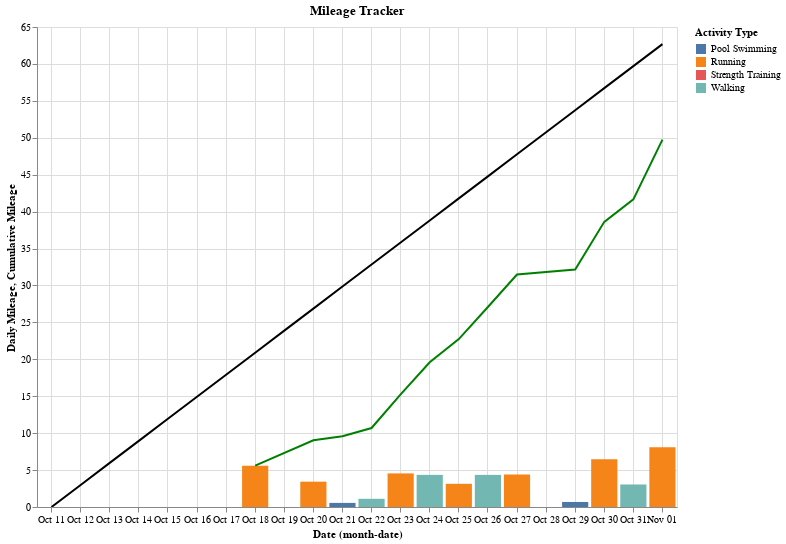

Notebook cell for this chart:
### Code cell
goal_line = alt.Chart(goal).mark_line(clip=True).encode(
    alt.X("monthdate(Date):O"),
    alt.Y("Mileage:Q"),
    color=alt.value("black"),
).properties(
    title="Mileage Tracker"
)

activity_bars = alt.Chart(activities).mark_bar().encode(
    alt.X("monthdate(Date):O"),
    alt.Y("sum(Distance):Q", title="Daily Mileage"),
    color="Activity Type",
)

progress_line = alt.Chart(progress).mark_line().encode(
    alt.X("monthdate(Date):O"),
    alt.Y("Distance:Q", title="Cumulative Mileage"),
    color=alt.value("green"),
)

alt.layer(
    activity_bars, goal_line + progress_line
).configure_axis(
    grid=True,
).properties(
    width=640,
    height=480,
)

### Figure 1 — Vega-Lite specification as saved in the notebook (floating-point values rounded to 4 significant figures)
{"config": {"view": {"continuousWidth": 400, "continuousHeight": 300}, "axis": {"grid": true}}, "layer": [{"data": {"name": "data-d97362d952dbdedef4a44b5534c6e8c9"}, "mark": "bar", "encoding": {"color": {"type": "nominal", "field": "Activity Type"}, "x": {"type": "ordinal", "field": "Date", "timeUnit": "monthdate"}, "y": {"type": "quantitative", "aggregate": "sum", "field": "Distance", "title": "Daily Mileage"}}}, {"layer": [{"data": {"name": "data-f688916954adbbad808295180db7fba4"}, "mark": {"type": "line", "clip": true}, "encoding": {"color": {"value": "black"}, "x": {"type": "ordinal", "field": "Date", "timeUnit": "monthdate"}, "y": {"type": "quantitative", "field": "Mileage"}}, "title": "Mileage Tracker"}, {"data": {"name": "data-123da4863298269dd129287779726878"}, "mark": "line", "encoding": {"color": {"value": "green"}, "x": {"type": "ordinal", "field": "Date", "timeUnit": "monthdate"}, "y": {"type": "quantitative", "field": "Distance", "title": "Cumulative Mileage"}}}]}], "height": 480, "width": 640, "$schema": "https://vega.github.io/schema/vega-lite/v4.8.1.json", "datasets": {"data-d97362d952dbdedef4a44b5534c6e8c9": [{"Activity Type": "Running", "Date": "2021-10-18T05:37:22", "Favorite": false, "Title": "Al Rayyan Running", "Distance": 5.6, "Calories": 689, "Time": "00:57:54", "Avg HR": "159", "Max HR": "188", "Aerobic TE": "3.6", "Avg Run Cadence": "154", "Max Run Cadence": "184", "Avg Pace": "10:20", "Best Pace": "5:53", "Total Ascent": "21", "Total Descent": "63", "Avg Stride Length": 1.0, "Avg Vertical Ratio": 9.5, "Avg Vertical Oscillation": 9.6, "Avg Ground Contact Time": "282", "Avg GCT Balance": "49.3% L / 50.7% R", "Training Stress Score®": 0.0, "Grit": 0.0, "Flow": 0.0, "Total Strokes": "--", "Avg. Swolf": "--", "Avg Stroke Rate": "--", "Total Reps": "--", "Total Sets": "--", "Dive Time": "0:00", "Min Temp": 82.4, "Surface Interval": "0:00", "Decompression": "No", "Best Lap Time": "00:40.00", "Number of Laps": 22, "Max Temp": 0.0, "Avg Resp": "32", "Min Resp": "12", "Max Resp": "41", "Moving Time": "00:57:48", "Elapsed Time": "01:21:01", "Min Elevation": "109", "Max Elevation": "149"}, {"Activity Type": "Strength Training", "Date": "2021-10-18T18:03:00", "Favorite": false, "Title": "Strength", "Distance": 0.0, "Calories": 114, "Time": "00:16:53", "Avg HR": "114", "Max HR": "142", "Aerobic TE": "1.2", "Avg Run Cadence": "--", "Max Run Cadence": "--", "Avg Pace": "--", "Best Pace": "--", "Total Ascent": "--", "Total Descent": "--", "Avg Stride Length": 0.0, "Avg Vertical Ratio": 0.0, "Avg Vertical Oscillation": 0.0, "Avg Ground Contact Time": "--", "Avg GCT Balance": "--", "Training Stress Score®": 0.0, "Grit": 0.0, "Flow": 0.0, "Total Strokes": "--", "Avg. Swolf": "--", "Avg Stroke Rate": "--", "Total Reps": "64", "Total Sets": "14", "Dive Time": "0:00", "Min Temp": 80.6, "Surface Interval": "0:00", "Decompression": "No", "Best Lap Time": "16:52.58", "Number of Laps": 1, "Max Temp": 0.0, "Avg Resp": "--", "Min Resp": "--", "Max Resp": "--", "Moving Time": "00:08:32.4", "Elapsed Time": "00:16:53", "Min Elevation": "--", "Max Elevation": "--"}, {"Activity Type": "Running", "Date": "2021-10-20T05:26:44", "Favorite": false, "Title": "Al Rayyan Running", "Distance": 3.43, "Calories": 402, "Time": "00:31:10", "Avg HR": "155", "Max HR": "172", "Aerobic TE": "3.4", "Avg Run Cadence": "160", "Max Run Cadence": "168", "Avg Pace": "9:04", "Best Pace": "8:20", "Total Ascent": "50", "Total Descent": "38", "Avg Stride Length": 1.11, "Avg Vertical Ratio": 8.8, "Avg Vertical Oscillation": 10.1, "Avg Ground Contact Time": "274", "Avg GCT Balance": "49.4% L / 50.6% R", "Training Stress Score®": 0.0, "Grit": 0.0, "Flow": 0.0, "Total Strokes": "--", "Avg. Swolf": "--", "Avg Stroke Rate": "--", "Total Reps": "--", "Total Sets": "--", "Dive Time": "0:00", "Min Temp": 80.6, "Surface Interval": "0:00", "Decompression": "No", "Best Lap Time": "03:54.18", "Number of Laps": 4, "Max Temp": 0.0, "Avg Resp": "35", "Min Resp": "18", "Max Resp": "43", "Moving Time": "00:31:09", "Elapsed Time": "00:31:10", "Min Elevation": "169", "Max Elevation": "192"}, {"Activity Type": "Pool Swimming", "Date": "2021-10-21T05:23:27", "Favorite": false, "Title": "Pool Workout", "Distance": 0.554, "Calories": 356, "Time": "00:41:41", "Avg HR": "145", "Max HR": "170", "Aerobic TE": "3.0", "Avg Run Cadence": "--", "Max Run Cadence": "--", "Avg Pace": "3:16", "Best Pace": "1:16", "Total Ascent": "--", "Total Descent": "--", "Avg Stride Length": 0.0, "Avg Vertical Ratio": 0.0, "Avg Vertical Oscillation": 0.0, "Avg Ground Contact Time": "--", "Avg GCT Balance": "--", "Training Stress Score®": 0.0, "Grit": 0.0, "Flow": 0.0, "Total Strokes": "805", "Avg. Swolf": "70", "Avg Stroke Rate": "25", "Total Reps": "--", "Total Sets": "--", "Dive Time": "0:00", "Min Temp": 0.0, "Surface Interval": "0:00", "Decompression": "No", "Best Lap Time": "00:10.00", "Number of Laps": 12, "Max Temp": 0.0, "Avg Resp": "--", "Min Resp": "--", "Max Resp": "--", "Moving Time": "00:31:52", "Elapsed Time": "00:43:56", "Min Elevation": "--", "Max Elevation": "--"}, {"Activity Type": "Walking", "Date": "2021-10-22T06:17:53", "Favorite": false, "Title": "Al Rayyan Walking", "Distance": 1.11, "Calories": 113, "Time": "00:20:02", "Avg HR": "94", "Max HR": "105", "Aerobic TE": "0.4", "Avg Run Cadence": "112", "Max Run Cadence": "126", "Avg Pace": "18:03", "Best Pace": "15:12", "Total Ascent": "8", "Total Descent": "45", "Avg Stride Length": 0.8, "Avg Vertical Ratio": 0.0, "Avg Vertical Oscillation": 0.0, "Avg Ground Contact Time": "--", "Avg GCT Balance": "--", "Training Stress Score®": 0.0, "Grit": 0.0, "Flow": 0.0, "Total Strokes": "--", "Avg. Swolf": "--", "Avg Stroke Rate": "--", "Total Reps": "--", "Total Sets": "--", "Dive Time": "0:00", "Min Temp": 84.2, "Surface Interval": "0:00", "Decompression": "No", "Best Lap Time": "01:47.75", "Number of Laps": 2, "Max Temp": 0.0, "Avg Resp": "--", "Min Resp": "--", "Max Resp": "--", "Moving Time": "00:19:09", "Elapsed Time": "00:20:02", "Min Elevation": "93", "Max Elevation": "132"}, {"Activity Type": "Strength Training", "Date": "2021-10-22T23:59:47", "Favorite": false, "Title": "Strength", "Distance": 0.0, "Calories": 211, "Time": "00:31:36", "Avg HR": "115", "Max HR": "145", "Aerobic TE": "1.5", "Avg Run Cadence": "--", "Max Run Cadence": "--", "Avg Pace": "--", "Best Pace": "--", "Total Ascent": "--", "Total Descent": "--", "Avg Stride Length": 0.0, "Avg Vertical Ratio": 0.0, "Avg Vertical Oscillation": 0.0, "Avg Ground Contact Time": "--", "Avg GCT Balance": "--", "Training Stress Score®": 0.0, "Grit": 0.0, "Flow": 0.0, "Total Strokes": "--", "Avg. Swolf": "--", "Avg Stroke Rate": "--", "Total Reps": "115", "Total Sets": "26", "Dive Time": "0:00", "Min Temp": 80.6, "Surface Interval": "0:00", "Decompression": "No", "Best Lap Time": "31:36.36", "Number of Laps": 1, "Max Temp": 0.0, "Avg Resp": "--", "Min Resp": "--", "Max Resp": "--", "Moving Time": "00:13:19", "Elapsed Time": "00:31:36", "Min Elevation": "--", "Max Elevation": "--"}, {"Activity Type": "Running", "Date": "2021-10-23T06:35:01", "Favorite": false, "Title": "Al Rayyan Running", "Distance": 4.55, "Calories": 546, "Time": "00:42:36", "Avg HR": "160", "Max HR": "177", "Aerobic TE": "3.7", "Avg Run Cadence": "161", "Max Run Cadence": "178", "Avg Pace": "9:22", "Best Pace": "8:23", "Total Ascent": "30", "Total Descent": "89", "Avg Stride Length": 1.06, "Avg Vertical Ratio": 8.2, "Avg Vertical Oscillation": 9.0, "Avg Ground Contact Time": "271", "Avg GCT Balance": "49.5% L / 50.5% R", "Training Stress Score®": 0.0, "Grit": 0.0, "Flow": 0.0, "Total Strokes": "--", "Avg. Swolf": "--", "Avg Stroke Rate": "--", "Total Reps": "--", "Total Sets": "--", "Dive Time": "0:00", "Min Temp": 80.6, "Surface Interval": "0:00", "Decompression": "No", "Best Lap Time": "06:26.64", "Number of Laps": 5, "Max Temp": 0.0, "Avg Resp": "31", "Min Resp": "12", "Max Resp": "39", "Moving Time": "00:42:36", "Elapsed Time": "00:42:36", "Min Elevation": "118", "Max Elevation": "180"}, {"Activity Type": "Strength Training", "Date": "2021-10-23T23:27:00", "Favorite": false, "Title": "Strength", "Distance": 0.0, "Calories": 225, "Time": "00:31:50", "Avg HR": "117", "Max HR": "142", "Aerobic TE": "1.5", "Avg Run Cadence": "--", "Max Run Cadence": "--", "Avg Pace": "--", "Best Pace": "--", "Total Ascent": "--", "Total Descent": "--", "Avg Stride Length": 0.0, "Avg Vertical Ratio": 0.0, "Avg Vertical Oscillation": 0.0, "Avg Ground Contact Time": "--", "Avg GCT Balance": "--", "Training Stress Score®": 0.0, "Grit": 0.0, "Flow": 0.0, "Total Strokes": "--", "Avg. Swolf": "--", "Avg Stroke Rate": "--", "Total Reps": "109", "Total Sets": "21", "Dive Time": "0:00", "Min Temp": 78.8, "Surface Interval": "0:00", "Decompression": "No", "Best Lap Time": "31:49.82", "Number of Laps": 1, "Max Temp": 0.0, "Avg Resp": "--", "Min Resp": "--", "Max Resp": "--", "Moving Time": "00:11:05", "Elapsed Time": "00:31:50", "Min Elevation": "--", "Max Elevation": "--"}, {"Activity Type": "Walking", "Date": "2021-10-24T05:14:59", "Favorite": false, "Title": "Al Rayyan Walking", "Distance": 4.35, "Calories": 442, "Time": "01:12:34", "Avg HR": "96", "Max HR": "111", "Aerobic TE": "1.7", "Avg Run Cadence": "123", "Max Run Cadence": "170", "Avg Pace": "16:40", "Best Pace": "13:53", "Total Ascent": "35", "Total Descent": "87", "Avg Stride Length": 0.78, "Avg Vertical Ratio": 0.0, "Avg Vertical Oscillation": 0.0, "Avg Ground Contact Time": "--", "Avg GCT Balance": "--", "Training Stress Score®": 0.0, "Grit": 0.0, "Flow": 0.0, "Total Strokes": "--", "Avg. Swolf": "--", "Avg Stroke Rate": "--", "Total Reps": "--", "Total Sets": "--", "Dive Time": "0:00", "Min Temp": 75.2, "Surface Interval": "0:00", "Decompression": "No", "Best Lap Time": "05:44.94", "Number of Laps": 5, "Max Temp": 0.0, "Avg Resp": "18", "Min Resp": "18", "Max Resp": "18", "Moving Time": "01:12:32", "Elapsed Time": "01:17:05", "Min Elevation": "66", "Max Elevation": "144"}, {"Activity Type": "Running", "Date": "2021-10-25T05:26:11", "Favorite": false, "Title": "Al Rayyan Running", "Distance": 3.14, "Calories": 372, "Time": "00:34:45", "Avg HR": "139", "Max HR": "157", "Aerobic TE": "2.5", "Avg Run Cadence": "152", "Max Run Cadence": "167", "Avg Pace": "11:05", "Best Pace": "9:02", "Total Ascent": "7", "Total Descent": "17", "Avg Stride Length": 0.95, "Avg Vertical Ratio": 9.4, "Avg Vertical Oscillation": 9.2, "Avg Ground Contact Time": "291", "Avg GCT Balance": "49.3% L / 50.7% R", "Training Stress Score®": 0.0, "Grit": 0.0, "Flow": 0.0, "Total Strokes": "--", "Avg. Swolf": "--", "Avg Stroke Rate": "--", "Total Reps": "--", "Total Sets": "--", "Dive Time": "0:00", "Min Temp": 80.6, "Surface Interval": "0:00", "Decompression": "No", "Best Lap Time": "02:44.96", "Number of Laps": 4, "Max Temp": 0.0, "Avg Resp": "21", "Min Resp": "12", "Max Resp": "34", "Moving Time": "00:34:44", "Elapsed Time": "00:34:45", "Min Elevation": "166", "Max Elevation": "180"}, {"Activity Type": "Strength Training", "Date": "2021-10-25T23:44:00", "Favorite": false, "Title": "Strength", "Distance": 0.0, "Calories": 196, "Time": "00:25:27", "Avg HR": "117", "Max HR": "150", "Aerobic TE": "1.3", "Avg Run Cadence": "--", "Max Run Cadence": "--", "Avg Pace": "--", "Best Pace": "--", "Total Ascent": "--", "Total Descent": "--", "Avg Stride Length": 0.0, "Avg Vertical Ratio": 0.0, "Avg Vertical Oscillation": 0.0, "Avg Ground Contact Time": "--", "Avg GCT Balance": "--", "Training Stress Score®": 0.0, "Grit": 0.0, "Flow": 0.0, "Total Strokes": "--", "Avg. Swolf": "--", "Avg Stroke Rate": "--", "Total Reps": "94", "Total Sets": "18", "Dive Time": "0:00", "Min Temp": 78.8, "Surface Interval": "0:00", "Decompression": "No", "Best Lap Time": "25:26.44", "Number of Laps": 1, "Max Temp": 0.0, "Avg Resp": "16", "Min Resp": "16", "Max Resp": "16", "Moving Time": "00:09:02.3", "Elapsed Time": "00:25:26", "Min Elevation": "--", "Max Elevation": "--"}, {"Activity Type": "Walking", "Date": "2021-10-26T05:55:05", "Favorite": false, "Title": "Al Rayyan Walking", "Distance": 4.35, "Calories": 458, "Time": "01:09:51", "Avg HR": "99", "Max HR": "114", "Aerobic TE": "1.8", "Avg Run Cadence": "125", "Max Run Cadence": "134", "Avg Pace": "16:03", "Best Pace": "14:59", "Total Ascent": "30", "Total Descent": "56", "Avg Stride Length": 0.8, "Avg Vertical Ratio": 0.0, "Avg Vertical Oscillation": 0.0, "Avg Ground Contact Time": "--", "Avg GCT Balance": "--", "Training Stress Score®": 0.0, "Grit": 0.0, "Flow": 0.0, "Total Strokes": "--", "Avg. Swolf": "--", "Avg Stroke Rate": "--", "Total Reps": "--", "Total Sets": "--", "Dive Time": "0:00", "Min Temp": 78.8, "Surface Interval": "0:00", "Decompression": "No", "Best Lap Time": "05:26.59", "Number of Laps": 5, "Max Temp": 0.0, "Avg Resp": "17", "Min Resp": "17", "Max Resp": "17", "Moving Time": "01:09:21", "Elapsed Time": "01:09:51", "Min Elevation": "153", "Max Elevation": "186"}, {"Activity Type": "Strength Training", "Date": "2021-10-27T01:20:00", "Favorite": false, "Title": "Strength", "Distance": 0.0, "Calories": 86, "Time": "00:17:14", "Avg HR": "98", "Max HR": "114", "Aerobic TE": "0.3", "Avg Run Cadence": "--", "Max Run Cadence": "--", "Avg Pace": "--", "Best Pace": "--", "Total Ascent": "--", "Total Descent": "--", "Avg Stride Length": 0.0, "Avg Vertical Ratio": 0.0, "Avg Vertical Oscillation": 0.0, "Avg Ground Contact Time": "--", "Avg GCT Balance": "--", "Training Stress Score®": 0.0, "Grit": 0.0, "Flow": 0.0, "Total Strokes": "--", "Avg. Swolf": "--", "Avg Stroke Rate": "--", "Total Reps": "75", "Total Sets": "15", "Dive Time": "0:00", "Min Temp": 78.8, "Surface Interval": "0:00", "Decompression": "No", "Best Lap Time": "17:14.34", "Number of Laps": 1, "Max Temp": 0.0, "Avg Resp": "--", "Min Resp": "--", "Max Resp": "--", "Moving Time": "00:05:42.4", "Elapsed Time": "00:17:14", "Min Elevation": "--", "Max Elevation": "--"}, {"Activity Type": "Running", "Date": "2021-10-27T06:47:02", "Favorite": false, "Title": "Al Rayyan Running", "Distance": 4.4, "Calories": 511, "Time": "00:40:50", "Avg HR": "153", "Max HR": "178", "Aerobic TE": "3.3", "Avg Run Cadence": "162", "Max Run Cadence": "184", "Avg Pace": "9:16", "Best Pace": "6:09", "Total Ascent": "41", "Total Descent": "60", "Avg Stride Length": 1.07, "Avg Vertical Ratio": 8.5, "Avg Vertical Oscillation": 9.2, "Avg Ground Contact Time": "275", "Avg GCT Balance": "49.4% L / 50.6% R", "Training Stress Score®": 0.0, "Grit": 0.0, "Flow": 0.0, "Total Strokes": "--", "Avg. Swolf": "--", "Avg Stroke Rate": "--", "Total Reps": "--", "Total Sets": "--", "Dive Time": "0:00", "Min Temp": 84.2, "Surface Interval": "0:00", "Decompression": "No", "Best Lap Time": "00:52.42", "Number of Laps": 6, "Max Temp": 0.0, "Avg Resp": "26", "Min Resp": "11", "Max Resp": "41", "Moving Time": "00:40:48", "Elapsed Time": "00:40:50", "Min Elevation": "159", "Max Elevation": "193"}, {"Activity Type": "Strength Training", "Date": "2021-10-29T01:14:43", "Favorite": false, "Title": "Strength", "Distance": 0.0, "Calories": 237, "Time": "00:33:22", "Avg HR": "115", "Max HR": "136", "Aerobic TE": "1.4", "Avg Run Cadence": "--", "Max Run Cadence": "--", "Avg Pace": "--", "Best Pace": "--", "Total Ascent": "--", "Total Descent": "--", "Avg Stride Length": 0.0, "Avg Vertical Ratio": 0.0, "Avg Vertical Oscillation": 0.0, "Avg Ground Contact Time": "--", "Avg GCT Balance": "--", "Training Stress Score®": 0.0, "Grit": 0.0, "Flow": 0.0, "Total Strokes": "--", "Avg. Swolf": "--", "Avg Stroke Rate": "--", "Total Reps": "165", "Total Sets": "23", "Dive Time": "0:00", "Min Temp": 80.6, "Surface Interval": "0:00", "Decompression": "No", "Best Lap Time": "33:21.64", "Number of Laps": 1, "Max Temp": 0.0, "Avg Resp": "--", "Min Resp": "--", "Max Resp": "--", "Moving Time": "00:13:07", "Elapsed Time": "00:33:22", "Min Elevation": "--", "Max Elevation": "--"}, {"Activity Type": "Pool Swimming", "Date": "2021-10-29T20:58:16", "Favorite": false, "Title": "W03D4-Tech Swim", "Distance": 0.6818, "Calories": 432, "Time": "00:44:21", "Avg HR": "150", "Max HR": "170", "Aerobic TE": "3.3", "Avg Run Cadence": "--", "Max Run Cadence": "--", "Avg Pace": "2:58", "Best Pace": "1:08", "Total Ascent": "--", "Total Descent": "--", "Avg Stride Length": 0.0, "Avg Vertical Ratio": 0.0, "Avg Vertical Oscillation": 0.0, "Avg Ground Contact Time": "--", "Avg GCT Balance": "--", "Training Stress Score®": 0.0, "Grit": 0.0, "Flow": 0.0, "Total Strokes": "699", "Avg. Swolf": "64", "Avg Stroke Rate": "24", "Total Reps": "--", "Total Sets": "--", "Dive Time": "0:00", "Min Temp": 0.0, "Surface Interval": "0:00", "Decompression": "No", "Best Lap Time": "00:17.78", "Number of Laps": 34, "Max Temp": 0.0, "Avg Resp": "--", "Min Resp": "--", "Max Resp": "--", "Moving Time": "00:35:37", "Elapsed Time": "00:45:08", "Min Elevation": "--", "Max Elevation": "--"}, {"Activity Type": "Running", "Date": "2021-10-30T04:57:02", "Favorite": false, "Title": "Al Rayyan Running", "Distance": 6.45, "Calories": 776, "Time": "01:02:17", "Avg HR": "154", "Max HR": "174", "Aerobic TE": "3.7", "Avg Run Cadence": "158", "Max Run Cadence": "166", "Avg Pace": "9:40", "Best Pace": "8:38", "Total Ascent": "30", "Total Descent": "51", "Avg Stride Length": 1.05, "Avg Vertical Ratio": 8.9, "Avg Vertical Oscillation": 9.6, "Avg Ground Contact Time": "273", "Avg GCT Balance": "49.4% L / 50.6% R", "Training Stress Score®": 0.0, "Grit": 0.0, "Flow": 0.0, "Total Strokes": "--", "Avg. Swolf": "--", "Avg Stroke Rate": "--", "Total Reps": "--", "Total Sets": "--", "Dive Time": "0:00", "Min Temp": 77.0, "Surface Interval": "0:00", "Decompression": "No", "Best Lap Time": "06:07.60", "Number of Laps": 7, "Max Temp": 0.0, "Avg Resp": "31", "Min Resp": "19", "Max Resp": "40", "Moving Time": "01:02:14", "Elapsed Time": "01:03:59", "Min Elevation": "155", "Max Elevation": "180"}, {"Activity Type": "Strength Training", "Date": "2021-10-30T23:00:00", "Favorite": false, "Title": "Core workout", "Distance": 0.0, "Calories": 302, "Time": "00:45:00", "Avg HR": "--", "Max HR": "--", "Aerobic TE": "--", "Avg Run Cadence": "--", "Max Run Cadence": "--", "Avg Pace": "--", "Best Pace": "--", "Total Ascent": "--", "Total Descent": "--", "Avg Stride Length": 0.0, "Avg Vertical Ratio": 0.0, "Avg Vertical Oscillation": 0.0, "Avg Ground Contact Time": "--", "Avg GCT Balance": "--", "Training Stress Score®": 0.0, "Grit": 0.0, "Flow": 0.0, "Total Strokes": "--", "Avg. Swolf": "--", "Avg Stroke Rate": "--", "Total Reps": "--", "Total Sets": "--", "Dive Time": "0:00", "Min Temp": 0.0, "Surface Interval": "0:00", "Decompression": "No", "Best Lap Time": "45:00.00", "Number of Laps": 1, "Max Temp": 0.0, "Avg Resp": "--", "Min Resp": "--", "Max Resp": "--", "Moving Time": "00:00:00", "Elapsed Time": "00:45:00", "Min Elevation": "--", "Max Elevation": "--"}, {"Activity Type": "Walking", "Date": "2021-10-31T17:54:00", "Favorite": false, "Title": "Al Rayyan Walking", "Distance": 3.05, "Calories": 319, "Time": "00:48:09", "Avg HR": "103", "Max HR": "126", "Aerobic TE": "0.9", "Avg Run Cadence": "119", "Max Run Cadence": "127", "Avg Pace": "15:48", "Best Pace": "13:08", "Total Ascent": "28", "Total Descent": "47", "Avg Stride Length": 0.85, "Avg Vertical Ratio": 0.0, "Avg Vertical Oscillation": 0.0, "Avg Ground Contact Time": "--", "Avg GCT Balance": "--", "Training Stress Score®": 0.0, "Grit": 0.0, "Flow": 0.0, "Total Strokes": "--", "Avg. Swolf": "--", "Avg Stroke Rate": "--", "Total Reps": "--", "Total Sets": "--", "Dive Time": "0:00", "Min Temp": 82.4, "Surface Interval": "0:00", "Decompression": "No", "Best Lap Time": "00:55.15", "Number of Laps": 4, "Max Temp": 0.0, "Avg Resp": "--", "Min Resp": "--", "Max Resp": "--", "Moving Time": "00:47:57", "Elapsed Time": "00:56:45", "Min Elevation": "83", "Max Elevation": "117"}, {"Activity Type": "Running", "Date": "2021-11-01T05:45:08", "Favorite": false, "Title": "Al Rayyan Running", "Distance": 8.09, "Calories": 933, "Time": "01:13:58", "Avg HR": "154", "Max HR": "173", "Aerobic TE": "3.9", "Avg Run Cadence": "162", "Max Run Cadence": "171", "Avg Pace": "9:09", "Best Pace": "7:58", "Total Ascent": "48", "Total Descent": "110", "Avg Stride Length": 1.09, "Avg Vertical Ratio": 8.4, "Avg Vertical Oscillation": 9.3, "Avg Ground Contact Time": "278", "Avg GCT Balance": "49.4% L / 50.6% R", "Training Stress Score®": 0.0, "Grit": 0.0, "Flow": 0.0, "Total Strokes": "--", "Avg. Swolf": "--", "Avg Stroke Rate": "--", "Total Reps": "--", "Total Sets": "--", "Dive Time": "0:00", "Min Temp": 77.0, "Surface Interval": "0:00", "Decompression": "No", "Best Lap Time": "01:22.99", "Number of Laps": 9, "Max Temp": 0.0, "Avg Resp": "26", "Min Resp": "11", "Max Resp": "40", "Moving Time": "01:13:55", "Elapsed Time": "01:13:58", "Min Elevation": "110", "Max Elevation": "183"}], "data-f688916954adbbad808295180db7fba4": [{"Date": "2021-10-11T00:00:00", "Mileage": 0.0}, {"Date": "2021-10-12T00:00:00", "Mileage": 2.985}, {"Date": "2021-10-13T00:00:00", "Mileage": 5.97}, {"Date": "2021-10-14T00:00:00", "Mileage": 8.955}, {"Date": "2021-10-15T00:00:00", "Mileage": 11.94}, {"Date": "2021-10-16T00:00:00", "Mileage": 14.93}, {"Date": "2021-10-17T00:00:00", "Mileage": 17.91}, {"Date": "2021-10-18T00:00:00", "Mileage": 20.9}, {"Date": "2021-10-19T00:00:00", "Mileage": 23.88}, {"Date": "2021-10-20T00:00:00", "Mileage": 26.87}, {"Date": "2021-10-21T00:00:00", "Mileage": 29.85}, {"Date": "2021-10-22T00:00:00", "Mileage": 32.84}, {"Date": "2021-10-23T00:00:00", "Mileage": 35.82}, {"Date": "2021-10-24T00:00:00", "Mileage": 38.81}, {"Date": "2021-10-25T00:00:00", "Mileage": 41.79}, {"Date": "2021-10-26T00:00:00", "Mileage": 44.78}, {"Date": "2021-10-27T00:00:00", "Mileage": 47.76}, {"Date": "2021-10-28T00:00:00", "Mileage": 50.75}, {"Date": "2021-10-29T00:00:00", "Mileage": 53.73}, {"Date": "2021-10-30T00:00:00", "Mileage": 56.72}, {"Date": "2021-10-31T00:00:00", "Mileage": 59.7}, {"Date": "2021-11-01T00:00:00", "Mileage": 62.69}], "data-123da4863298269dd129287779726878": [{"Date": "2021-10-18T00:00:00", "Distance": 5.6}, {"Date": "2021-10-20T00:00:00", "Distance": 9.03}, {"Date": "2021-10-21T00:00:00", "Distance": 9.584}, {"Date": "2021-10-22T00:00:00", "Distance": 10.69}, {"Date": "2021-10-23T00:00:00", "Distance": 15.24}, {"Date": "2021-10-24T00:00:00", "Distance": 19.59}, {"Date": "2021-10-25T00:00:00", "Distance": 22.73}, {"Date": "2021-10-26T00:00:00", "Distance": 27.08}, {"Date": "2021-10-27T00:00:00", "Distance": 31.48}, {"Date": "2021-10-29T00:00:00", "Distance": 32.17}, {"Date": "2021-10-30T00:00:00", "Distance": 38.62}, {"Date": "2021-10-31T00:00:00", "Distance": 41.67}, {"Date": "2021-11-01T00:00:00", "Distance": 49.76}]}}
